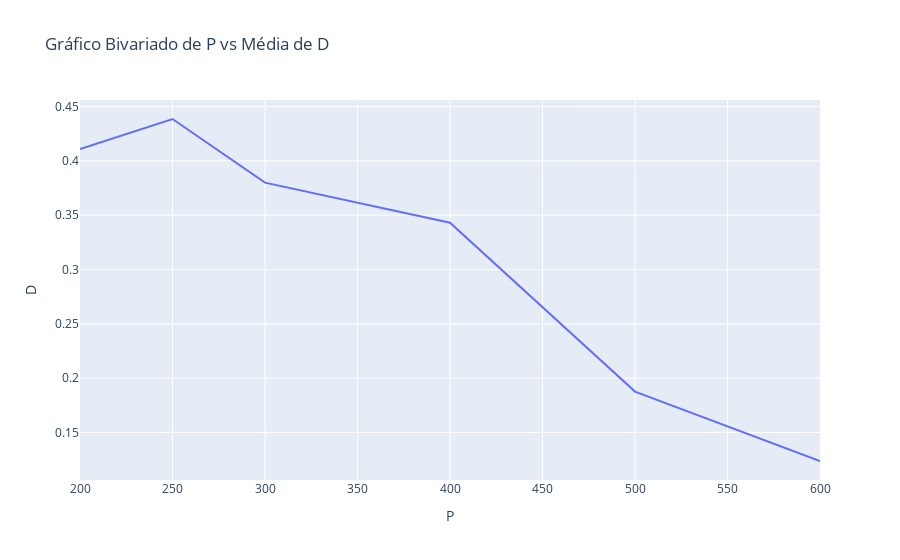

Notebook code cell kept with this figure:
### Code cell
def gerar_grafico_bivariado(df, var1, var2):
    df_grouped = df.groupby(var1)[var2].mean().reset_index()
    fig = px.line(df_grouped, x=var1, y=var2, title=f'Gráfico Bivariado de {var1} vs Média de {var2}')
    fig.show()
gerar_grafico_bivariado(df, 'P', 'D')

### Figure 1 — Plotly figure (JSON) as saved in the notebook; plotly's stock layout.template omitted (floating-point values rounded to 4 significant figures)
{"data": [{"hovertemplate": "P=%{x}<br>D=%{y}<extra></extra>", "legendgroup": "", "line": {"color": "#636efa", "dash": "solid"}, "marker": {"symbol": "circle"}, "mode": "lines", "name": "", "orientation": "v", "showlegend": false, "type": "scatter", "x": [200, 250, 300, 400, 500, 600], "xaxis": "x", "y": [0.411, 0.4385, 0.38, 0.343, 0.1876, 0.1237], "yaxis": "y"}], "layout": {"legend": {"tracegroupgap": 0}, "title": {"text": "Gráfico Bivariado de P vs Média de D"}, "xaxis": {"anchor": "y", "domain": [0, 1], "title": {"text": "P"}}, "yaxis": {"anchor": "x", "domain": [0, 1], "title": {"text": "D"}}}}
